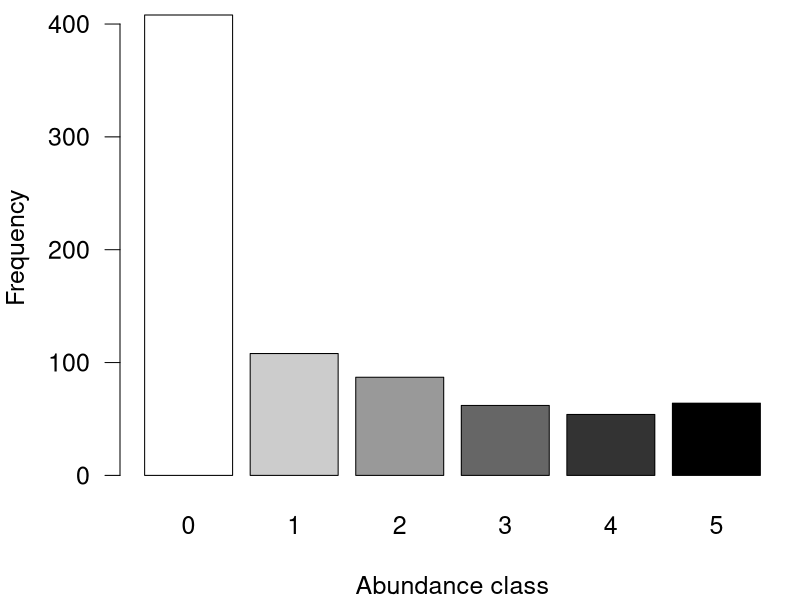
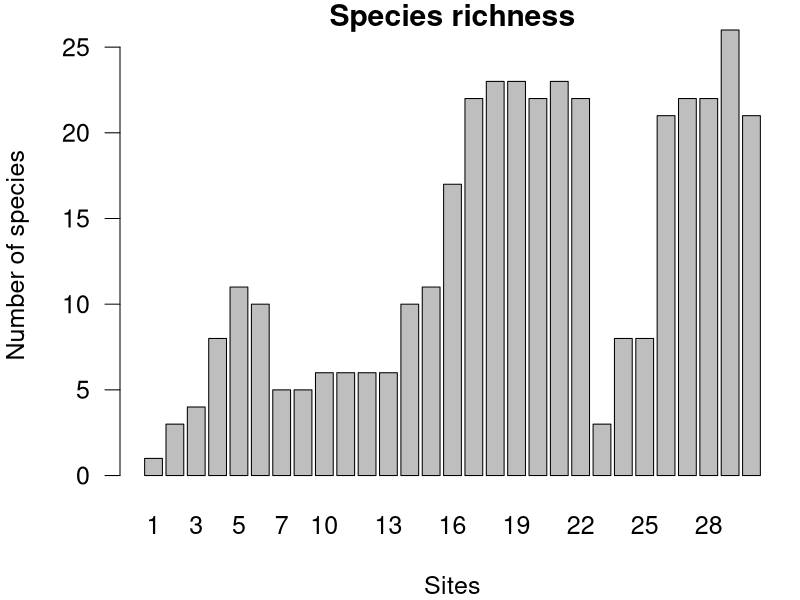
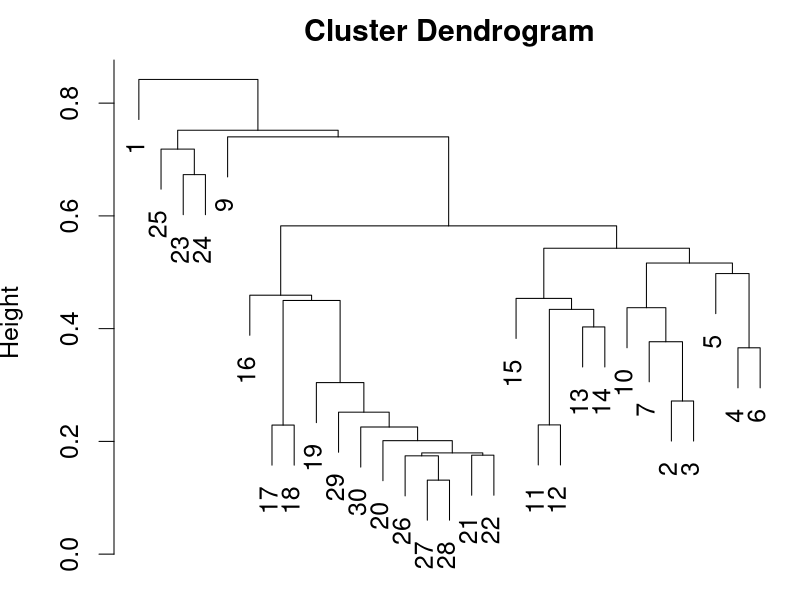
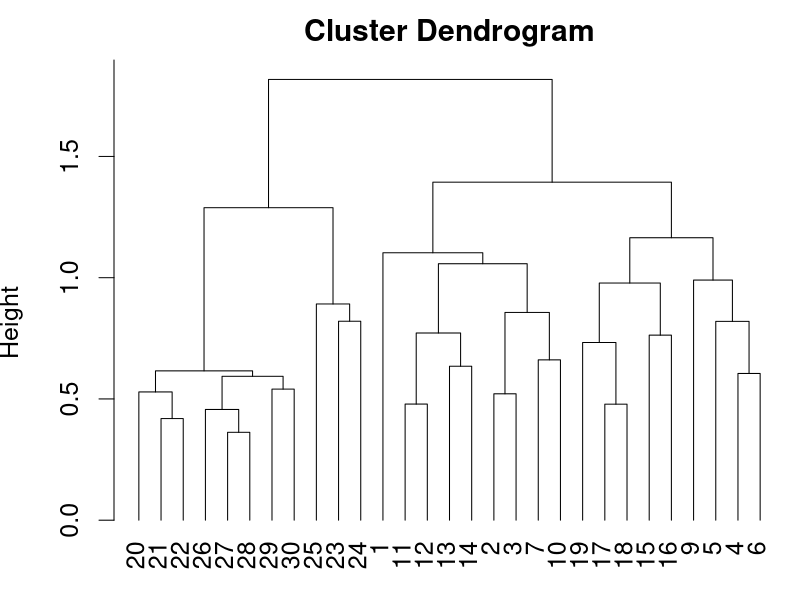
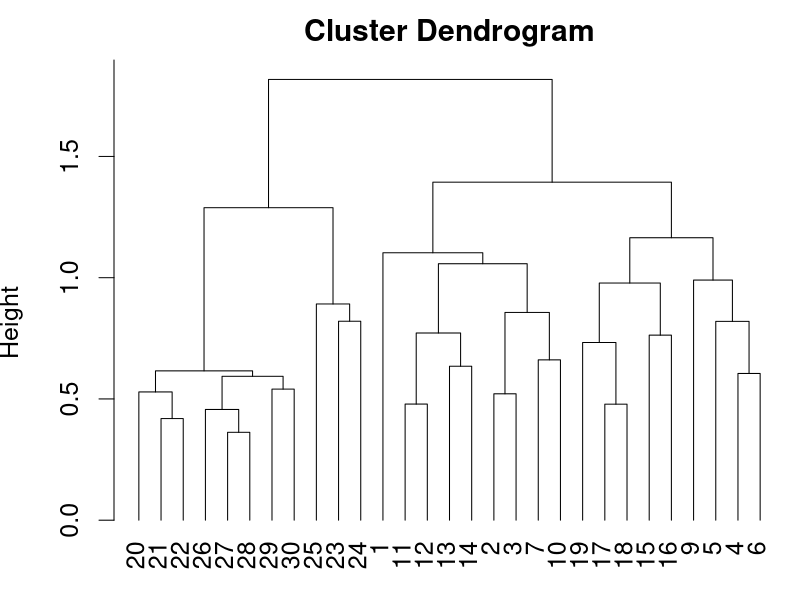
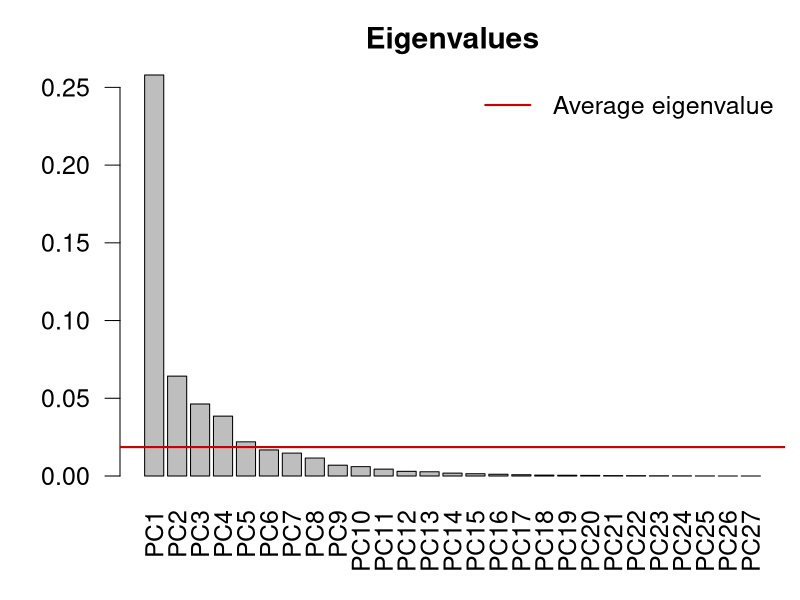
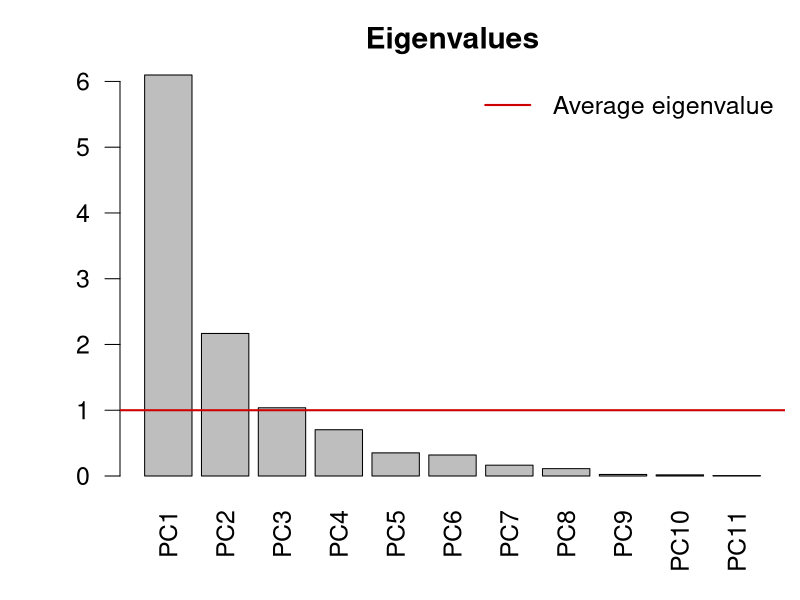
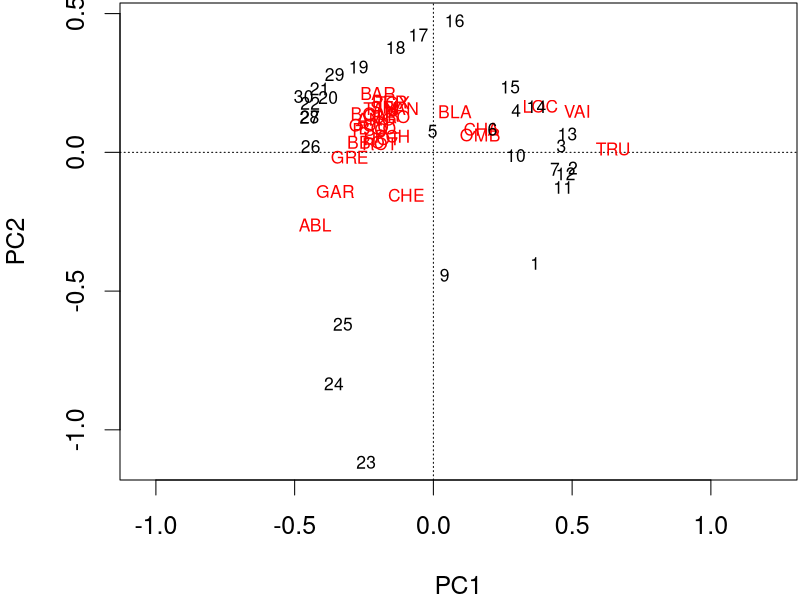

The R script that drew these images, in order:
## ---- chunk 1
## Setup for your presentation
knitr::opts_chunk$set(
  eval = T,
  cache = T,
  comment = "#",
  collapse = TRUE,
  warning = FALSE,
  message = FALSE,
  fig.width=5, fig.height=5, fig.retina=3,
  fig.align = 'center'
)
## ---- chunk 2
options(repos=structure(c(CRAN="http://cran.r-project.org")))
## ---- chunk 3
if (!require(vegan)) install.packages("vegan")
library(vegan)
if (!require(ape)) install.packages("ape")
library(ape)
if (!require(gclus)) install.packages("gclus")
library(gclus)
## ---- chunk 4
spe <- read.csv("data/doubsspe.csv", row.names = 1)
spe <-  spe[-8,] # remove site with no data
## ---- chunk 5
env <- read.csv("data/doubsenv.csv", row.names = 1)
env <- env[-8,] # remove site with no data
## ---- chunk 6
head(spe) # first 6 rows
## ---- chunk 7
par(mar = c(4,4,.5,.5), cex = 1.5)
ab <- table(unlist(spe))
barplot(ab, las = 1, col = grey(5:0/5),
        xlab = "Abundance class", ylab = "Frequency")
## ---- chunk 8
sum(spe == 0)
## ---- chunk 9
sum(spe == 0)/(nrow(spe)*ncol(spe))
## ---- chunk 10
par(mar = c(4,4,1,.5), cex = 1.5)
site.pre <- rowSums(spe > 0)
barplot(site.pre, main = "Species richness",
        xlab = "Sites", ylab = "Number of species",
        col = "grey ", las = 1)
## ---- chunk 11
library(vegan)
spec.pa <- decostand(spe, method = "pa")
## ---- chunk 12
spec.hel <- decostand(spe, method = "hellinger")
spec.chi <- decostand(spe, method = "chi.square")
## ---- chunk 13
spe.pa <- decostand(spe,method = "log")
## ---- chunk 14
head(env) # first 6 rows
## ---- chunk 15
?decostand
env.z <- decostand(env, method = "standardize")
## ---- chunk 16
apply(env.z, 2, mean)
apply(env.z, 2, sd)
## ---- chunk 17
spe.db.pa <- vegdist(spe, method = "bray")
## ---- chunk 18
par(mar=c(.5,3.8,2,.5), cex = 1.5)
spe.dhe1 <- vegdist(spec.hel, method = "euclidean")
spe.dhe1.single <- hclust(spe.dhe1, method = "single")
plot(spe.dhe1.single)
## ---- chunk 19
par(mar=c(.5,3.8,2,.5), cex = 1.5)
spe.dhel.ward <- hclust(spe.dhe1, method = "ward.D2")
spe.dhel.ward$height <- sqrt(spe.dhel.ward$height)
plot(spe.dhel.ward, hang = -1) # hang = -1 aligns objects at the same level
## ---- chunk 20
par(mar=c(.5,3.8,2,.5), cex = 1.5)
plot(spe.dhel.ward, hang = -1) # hang = -1 aligns objects at the same level
## ---- chunk 21
spe.h.pca <- rda(spec.hel)

summary(spe.h.pca)
## ---- chunk 22
summary(spe.h.pca, display = NULL)
## ---- chunk 23
eigen(cov(spec.hel))
## ---- chunk 24
spe.scores <- scores(spe.h.pca,
                     display = "species",
                     choices = c(1,2))
## ---- chunk 25
site.scores <- scores(spe.h.pca,
                      display = "sites",
                      choices = c(1,2))
## ---- chunk 26
ev <- spe.h.pca$CA$eig
## ---- chunk 27
ev[ev>mean(ev)]
## ---- chunk 28
par(mar=c(4,4,2.5,.5), cex = 1.5)
n <- length(ev)
barplot(ev, main = "Eigenvalues", col = "grey", las = 2)
abline(h = mean(ev), col = "red3", lwd = 2)
legend("topright", "Average eigenvalue",
       lwd = 2, col = "red3" , bty = "n")
## ---- chunk 29
env.pca <- rda(env.z)
summary(env.pca, scaling  = 2) # default
## ---- chunk 30
ev <- env.pca$CA$eig
## ---- chunk 31
ev[ev>mean(ev)]
## ---- chunk 32
par(mar=c(4,4,2.5,.5), cex = 1.5)
n <- length(ev)
barplot(ev, main = "Eigenvalues", col = "grey", las = 2)
abline(h = mean(ev), col = "red3", lwd = 2)
legend("topright", "Average eigenvalue",
       lwd = 2, col = "red3" , bty = "n")
## ---- chunk 33
par(mar=c(4,4,.1,.1), cex = 1.5)
plot(spe.h.pca)
## ---- chunk 34
par(mar = c(4,4,0.05,0.05), cex = 1.2)
biplot(spe.h.pca)
## ---- chunk 35
par(mar = c(4,4,0.05,0.05), cex = 1.2)
plot(spe.h.pca, scaling  = 1, type = "none",
     xlab = c("PC1 (%)", round(spe.h.pca$CA$eig[1]/sum(spe.h.pca$CAeig)*100,2)),
     ylab = c("PC2 (%)", round(spe.h.pca$CA$eig[2]/sum(spe.h.pca$CA$eig)*100,2)))
points(scores(spe.h.pca, display = "sites", choices = c(1,2), scaling = 1),
       pch=21, col = "black", bg = "steelblue" , cex  = 1.2)
text(scores(spe.h.pca, display="species", choices=c(1), scaling = 1),
     scores(spe.h.pca, display = "species", choices = c(2), scaling = 1),
     labels=rownames(scores(spe.h.pca, display = "species", scaling = 1)),
     col = "red", cex = 0.8)
spe.cs <- scores(spe.h.pca, choices = 1:2, scaling = 1 , display = "sp")
arrows(0,0,spe.cs[,1], spe.cs[,2], length = 0)
## ---- chunk 36
data(mite)
## ---- chunk 37
mite.spe.hel <- decostand(mite, method = "hellinger")

mite.spe.h.pca <- rda(mite.spe.hel)
## ---- chunk 38
par(mar=c(4,4,2,1), cex = 1.2)
ev <- mite.spe.h.pca$CA$eig
n <- length(ev)
barplot(ev, main = "Eigenvalues", col = "grey", las = 2)
abline(h = mean(ev), col = "red3", lwd = 2)
legend("topright", "Average eigenvalue", lwd = 2, col = "red3", bty = "n")
## ---- chunk 39
par(mar = c(4,4,0.05,0.05), cex = 1.5)
biplot(mite.spe.h.pca, col = c("red3", "grey15"))
## ---- chunk 40
spe.ca <- cca(spe[-8,])
# only take columns which rowsums are > than 0.

## ---- chunk 41
summary(spe.ca)
## ---- chunk 42
mite.spe <- mite
## ---- chunk 43
mite.spe.ca <- cca(mite.spe)
## ---- chunk 44
par(mar=c(4,4,2,1), cex = 1.2)
ev <- mite.spe.ca$CA$eig
n <- length(ev)
barplot(ev, main = "Eigenvalues", col = "grey", las = 2)
abline(h = mean(ev), col = "red3", lwd = 2)
legend("topright", "Average eigenvalue", lwd = 2, col = "red3", bty = "n")
## ---- chunk 45
spe.h.pcoa <- pcoa(dist(spec.hel))
summary(spe.h.pcoa)
## ---- chunk 46
biplot.pcoa(spe.h.pcoa, spec.hel)
## ---- chunk 47
spe.bray.pcoa <- pcoa(spe.db.pa)
# spe.bray.pcoa
## ---- chunk 48
spe.bray.pcoa <- pcoa(spe.db.pa, correction = "cailliez")
# spe.bray.pcoa
## ---- chunk 49
par(mar=c(3,3,.5,1), cex = 1.2)
biplot.pcoa(spe.bray.pcoa)
## ---- chunk 50
mite.spe.hel <- decostand(mite.spe, method = "hellinger")
## ---- chunk 51
mite.spe.h.pcoa <- pcoa(dist(mite.spe.hel))
## ---- chunk 52
biplot.pcoa(mite.spe.h.pcoa, mite.spe.hel)
## ---- chunk 53
spe.nmds <- metaMDS(spe, distance = 'bray', k = 2)
## ---- chunk 54
spe.nmds$stress
stressplot(spe.nmds, main = "Shepard plot")
